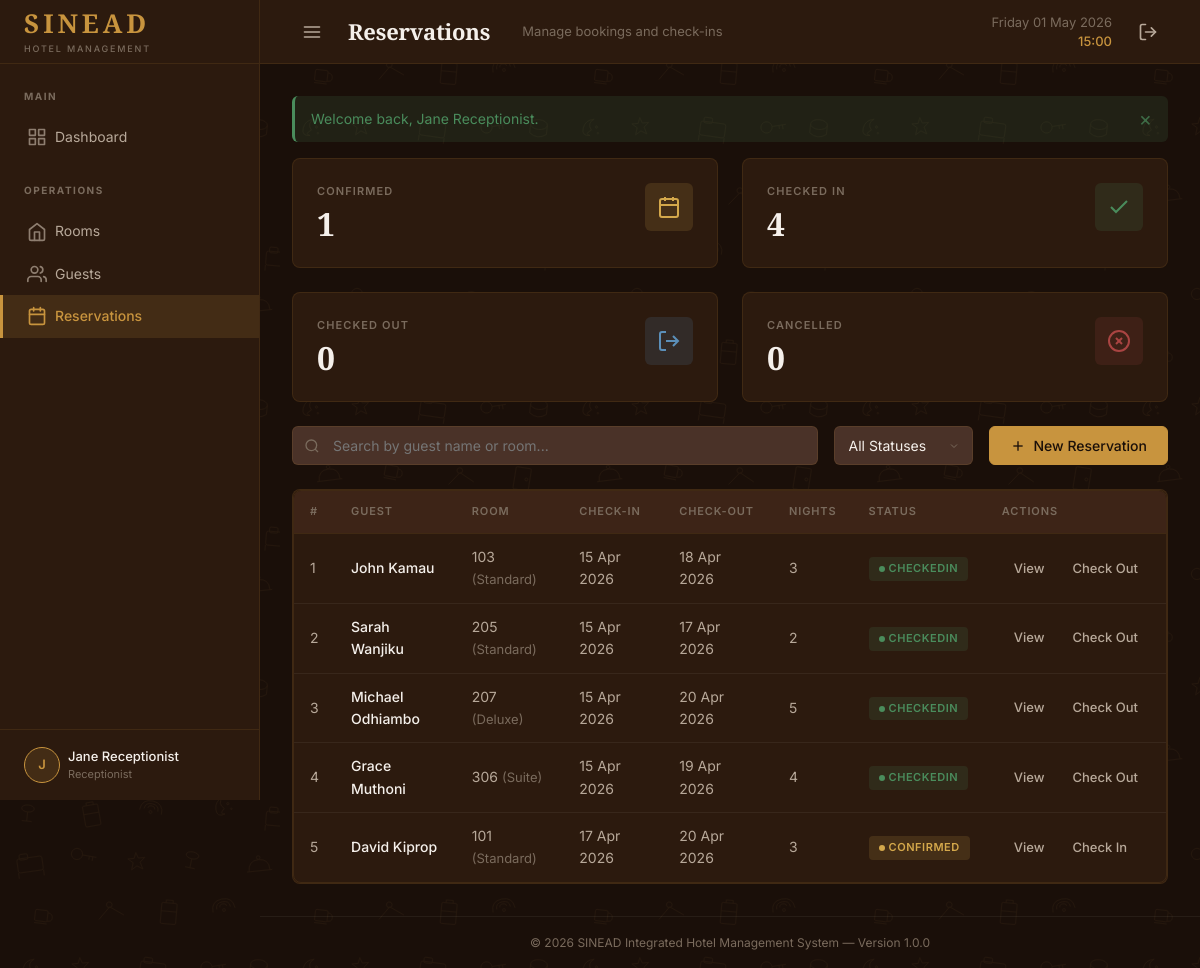
Page /index.php?page=reservations (signed in) on the committed database.
### tables this page shows
CREATE TABLE reservations (
    id              INT AUTO_INCREMENT PRIMARY KEY,
    guest_id        INT          NOT NULL,
    room_id         INT          NOT NULL,
    created_by      INT          DEFAULT NULL COMMENT 'User who created the reservation',
    check_in_date   DATE         NOT NULL,
    check_out_date  DATE         NOT NULL,
    num_guests      INT          NOT NULL DEFAULT 1,
    status          ENUM('Confirmed', 'CheckedIn', 'CheckedOut', 'Cancelled') NOT NULL DEFAULT 'Confirmed',
    notes           TEXT         DEFAULT NULL,
    created_at      DATETIME     NOT NULL DEFAULT CURRENT_TIMESTAMP,
    updated_at      DATETIME     NOT NULL DEFAULT CURRENT_TIMESTAMP ON UPDATE CURRENT_TIMESTAMP,

    CONSTRAINT fk_reservations_guest    FOREIGN KEY (guest_id)   REFERENCES guests(id)   ON DELETE RESTRICT ON UPDATE CASCADE,
    CONSTRAINT fk_reservations_room     FOREIGN KEY (room_id)    REFERENCES rooms(id)    ON DELETE RESTRICT ON UPDATE CASCADE,
    CONSTRAINT fk_reservations_creator  FOREIGN KEY (created_by) REFERENCES users(id)    ON DELETE SET NULL ON UPDATE CASCADE,
    CONSTRAINT chk_dates CHECK (check_out_date > check_in_date),

    INDEX idx_reservations_status (status),
    INDEX idx_reservations_dates (check_in_date, check_out_date),
    INDEX idx_reservations_guest (guest_id),
    INDEX idx_reservations_room (room_id)
);

CREATE TABLE rooms (
    id              INT AUTO_INCREMENT PRIMARY KEY,
    room_number     VARCHAR(10)    NOT NULL UNIQUE,
    type            ENUM('Standard', 'Deluxe', 'Suite') NOT NULL DEFAULT 'Standard',
    floor           INT            NOT NULL DEFAULT 1,
    price_per_night DECIMAL(10, 2) NOT NULL,
    status          ENUM('Available', 'Occupied', 'Maintenance') NOT NULL DEFAULT 'Available',
    description     TEXT           DEFAULT NULL,
    image_path      VARCHAR(255)   DEFAULT NULL COMMENT 'Relative path under assets/, e.g. images/rooms/room-101-abc.jpg',
    created_at      DATETIME       NOT NULL DEFAULT CURRENT_TIMESTAMP,
    updated_at      DATETIME       NOT NULL DEFAULT CURRENT_TIMESTAMP ON UPDATE CURRENT_TIMESTAMP,

    INDEX idx_rooms_status (status),
    INDEX idx_rooms_type (type),
    INDEX idx_rooms_floor (floor)
);

### views/reservations/index.php (the view, shortened to what this page needs)
<!DOCTYPE html>
<html lang="en">
<head>
    <link rel="stylesheet" href="<?php echo asset('css/main.css'); ?>">
</head>
<body>
<div class="app-layout">
    <?php require_once VIEWS_PATH . '/layouts/sidebar.php'; ?>
    <div class="main-content">
        <?php require_once VIEWS_PATH . '/layouts/header.php'; ?>
        <div class="content-area">
            <div class="stats-grid mb-lg">
                <div class="stat-card">
                    <div class="stat-info">
                        <div class="stat-label">Confirmed</div>
                        <div class="stat-value"><?php echo $statusCounts['Confirmed'] ?? 0; ?></div>
                    </div>
                    <div class="stat-icon warning"></div>
                </div>
                <div class="stat-card">
                    <div class="stat-info">
                        <div class="stat-label">Checked In</div>
                        <div class="stat-value"><?php echo $statusCounts['CheckedIn'] ?? 0; ?></div>
                    </div>
                    <div class="stat-icon success"><svg xmlns="http://www.w3.org/2000/svg" width="24" height="24" viewBox="0 0 24 24" fill="none" stroke="currentColor" stroke-width="2"><polyline points="20 6 9 17 4 12"></polyline></svg></div>
                </div>
                <div class="stat-card">
                    <div class="stat-info">
                        <div class="stat-label">Checked Out</div>
                        <div class="stat-value"><?php echo $statusCounts['CheckedOut'] ?? 0; ?></div>
                    </div>
                    <div class="stat-icon info"><svg xmlns="http://www.w3.org/2000/svg" width="24" height="24" viewBox="0 0 24 24" fill="none" stroke="currentColor" stroke-width="2"><path d="M9 21H5a2 2 0 0 1-2-2V5a2 2 0 0 1 2-2h4"></path><polyline points="16 17 21 12 16 7"></polyline><line x1="21" y1="12" x2="9" y2="12"></line></svg></div>
                </div>
                <div class="stat-card">
                    <div class="stat-info">
                        <div class="stat-label">Cancelled</div>
                        <div class="stat-value"><?php echo $statusCounts['Cancelled'] ?? 0; ?></div>
                    </div>
                    <div class="stat-icon danger"><svg xmlns="http://www.w3.org/2000/svg" width="24" height="24" viewBox="0 0 24 24" fill="none" stroke="currentColor" stroke-width="2"><circle cx="12" cy="12" r="10"></circle><line x1="15" y1="9" x2="9" y2="15"></line><line x1="9" y1="9" x2="15" y2="15"></line></svg></div>
                </div>
            </div>
            <div class="filter-bar">
                <div class="search-input-wrapper">
                    <svg xmlns="http://www.w3.org/2000/svg" width="16" height="16" viewBox="0 0 24 24" fill="none" stroke="currentColor" stroke-width="2"><circle cx="11" cy="11" r="8"></circle><line x1="21" y1="21" x2="16.65" y2="16.65"></line></svg>
                    <input type="text" class="search-input" placeholder="Search by guest name or room..." data-table-search="reservationsTable">
                </div>
                <select class="filter-select" data-filter-status="reservationsTable">
                    <option value="">All Statuses</option>
                </select>
                <a href="<?php echo url('reservations', ['action' => 'create']); ?>" class="btn btn-primary">
                    <svg xmlns="http://www.w3.org/2000/svg" width="16" height="16" viewBox="0 0 24 24" fill="none" stroke="currentColor" stroke-width="2"><line x1="12" y1="5" x2="12" y2="19"></line><line x1="5" y1="12" x2="19" y2="12"></line></svg>
                    New Reservation
                </a>
            </div>
            <div class="card">
                <div class="table-container">
                    <table class="data-table" id="reservationsTable">
                        <thead>
                            <tr>
                                <th>#</th>
                                <th>Guest</th>
                                <th>Room</th>
                                <th>Check-in</th>
                                <th>Check-out</th>
                                <th>Nights</th>
                                <th>Status</th>
                                <th>Actions</th>
                            </tr>
                        </thead>
                        <tbody>
                            <?php if (empty($reservations)): ?>
                                <tr><td colspan="8" class="text-center p-lg text-muted">No reservations found.</td></tr>
                            <?php else: ?>
                                <?php foreach ($reservations as $r): ?>
                                    <tr>
                                        <td class="text-muted"><?php echo $r['id']; ?></td>
                                        <td style="font-weight: 500; color: var(--text-primary);"><?php echo sanitize($r['guest_name']); ?></td>
                                        <td><?php echo sanitize($r['room_number']); ?> <span class="text-muted text-sm">(<?php echo sanitize($r['room_type']); ?>)</span></td>
                                        <td><?php echo formatDate($r['check_in_date']); ?></td>
                                        <td><?php echo formatDate($r['check_out_date']); ?></td>
                                        <td><?php echo $r['nights']; ?></td>
                                        <td><span class="badge badge-dot badge-<?php echo strtolower($r['status']); ?>"><?php echo sanitize($r['status']); ?></span></td>
                                        <td>
                                            <div class="table-actions">
                                                <a href="<?php echo url('reservations', ['action' => 'view', 'id' => $r['id']]); ?>" class="btn btn-ghost btn-sm">View</a>
                                                <?php if ($r['status'] === 'Confirmed'): ?>
                                                    <form method="POST" action="<?php echo url('reservations', ['action' => 'checkin']); ?>" style="display:inline;">
                                                        <button type="submit" class="btn btn-ghost btn-sm text-success">Check In</button>
                                                    </form>
                                                <?php endif; ?>
                                                <?php if ($r['status'] === 'CheckedIn'): ?>
                                                    <form method="POST" action="<?php echo url('reservations', ['action' => 'checkout']); ?>" style="display:inline;">
                                                        <button type="submit" class="btn btn-ghost btn-sm text-gold">Check Out</button>
                                                    </form>
                                                <?php endif; ?>
                                            </div>
                                        </td>
                                    </tr>
                                <?php endforeach; ?>
                            <?php endif; ?>
                        </tbody>
                    </table>
                </div>
            </div>
        </div>
        <?php require_once VIEWS_PATH . '/layouts/footer.php'; ?>
    </div>
</div>
</body>
</html>

### rows in the picture
reservations: id "1", guest_name "John Kamau", room.room_number "103", room.type "Standard", check_in_date "15 Apr 2026", check_out_date "18 Apr 2026", nights "3", status "CHECKEDIN"
reservations: id "2", guest_name "Sarah Wanjiku", room.room_number "205", room.type "Standard", check_in_date "15 Apr 2026", check_out_date "17 Apr 2026", nights "2", status "CHECKEDIN"
reservations: id "3", guest_name "Michael Odhiambo", room.room_number "207", room.type "Deluxe", check_in_date "15 Apr 2026", check_out_date "20 Apr 2026", nights "5", status "CHECKEDIN"
reservations: id "4", guest_name "Grace Muthoni", room.room_number "306", room.type "Suite", check_in_date "15 Apr 2026", check_out_date "19 Apr 2026", nights "4", status "CHECKEDIN"
reservations: id "5", guest_name "David Kiprop", room.room_number "101", room.type "Standard", check_in_date "17 Apr 2026", check_out_date "20 Apr 2026", nights "3", status "CONFIRMED"

### other values in the picture
substr(currentUser('full_name') ?? 'U', 0, 1) "J"
currentUser('full_name') "Jane Receptionist"
currentUser('role') "Receptionist"
$pageTitle "Reservations"
$pageSubtitle "Manage bookings and check-ins"
$message "Welcome back, Jane Receptionist."
$statusCounts['Confirmed'] "1"
$statusCounts['CheckedIn'] "4"
$statusCounts['CheckedOut'] "0"
$statusCounts['Cancelled'] "0"
APP_FULL_NAME "SINEAD Integrated Hotel Management System"
APP_VERSION "1.0.0"
